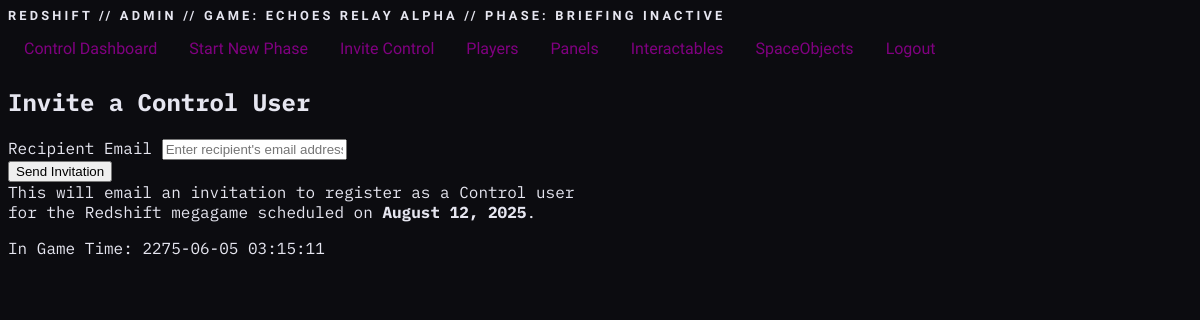
The app's page /invite_control (signed in) with its own data.
### app/models.py (models this page shows, shortened)
class Control(db.Model, UserMixin):
    id = db.Column(db.Integer, primary_key=True)
    username = db.Column(db.String(80), unique=True, nullable=False)
    password_hash = db.Column(db.String(128), nullable=False)
    name = db.Column(db.String(100))
    pronouns = db.Column(db.String(50))
    email_address = db.Column(db.String(120))

class GameState(db.Model):
    id = db.Column(db.Integer, primary_key=True)
    name = db.Column(db.String(64), unique=True, default="default")
    phase_name = db.Column(db.String(64), default="briefing")
    phase_start_time = db.Column(db.DateTime, nullable=True)
    phase_duration_minutes = db.Column(db.Integer, default=40)

### app/routes.py (the view, shortened to what this page needs)
@main.route('/invite_control', methods=['GET', 'POST'])
@login_required
def invite_control():
    form = ControlInviteForm()
    return render_template('invite_control.html', form=form)

### app/forms.py
class ControlInviteForm(FlaskForm):
    email = StringField('Recipient Email', validators=[DataRequired(), Email()])
    submit = SubmitField('Send Invitation')

### app/auth.py (called while the page is built)
@login_manager.user_loader
def load_user(user_id):
    return Control.query.get(int(user_id))

### app/context_processors.py (called while the page is built)
def base_context():
    game_state = GameState.query.first()
    now = datetime.now(timezone.utc)
    fictional_time = now.replace(year=now.year + 250)
    return {
        "game_state": game_state,
        "now": now,
        "fictional_time": fictional_time,
        "has_permission": has_permission
    }

### app/templates/invite_control.html (shortened to what this page needs)
{% extends "base.html" %}
{% block content %}
<div class="container mt-5" style="max-width: 600px;">
  <h2 class="mb-4 text-center">Invite a Control User</h2>
  <form method="POST">
    <div class="mb-3">
      {{ form.email.label(class="form-label") }}
      {{ form.email(class="form-control", placeholder="Enter recipient's email address") }}
    </div>
    <div class="text-center">
      {{ form.submit(class="btn btn-primary") }}
    </div>
  </form>
  <div class="mt-4 text-muted text-center">
    This will email an invitation to register as a Control user for the Redshift megagame scheduled on <strong>August 12, 2025</strong>.
  </div>
</div>
{% endblock %}

### app/templates/base.html (shortened to what this page needs)
<!doctype html>
<html lang="en">
<head>
  <link rel="stylesheet" href="{{ url_for('static', filename='css/control.css') }}">
</head>
<body>
  <nav class="control-nav">
    <div class="nav-header">
      <span class="nav-title">REDSHIFT //
        {% if current_user.is_authenticated %}
          {{ current_user.username }} // Game: {{ game_state.name }} // Phase: {{ game_state.phase_name or "Not Started" }}
          {% if time_remaining %}
            {{ time_remaining.seconds // 60 }}:{{ time_remaining.seconds % 60 }} Remaining
          {% else %}
            INACTIVE
          {% endif %}
        {% endif %}
      </span>
    </div>
    <ul id="nav-menu" class="nav-menu">
      {% if current_user.is_authenticated %}
      <li><a href="{{ url_for('main.control_dashboard') }}">Control Dashboard</a></li>
      <li><a href="{{ url_for('main.start_phase') }}">Start New Phase</a></li>
      <li><a href="{{ url_for('main.invite_control') }}">Invite Control</a></li>
      <li><a href="{{ url_for('main.control_edit_list', object_type='players') }}">Players</a></li>
      <li><a href="{{ url_for('main.control_edit_list', object_type='panels') }}">Panels</a></li>
      <li><a href="{{ url_for('main.control_edit_list', object_type='interactables') }}">Interactables</a></li>
      <li><a href="{{ url_for('main.control_edit_list', object_type='spaceobjects') }}">SpaceObjects</a></li>
      <li><a href="{{ url_for('auth.logout') }}">Logout</a></li>
      {% else %}
      <li><a href="{{ url_for('auth.login') }}">Login</a></li>
      {% endif %}
    </ul>
  </nav>
  <div class="control-box">
    {% block content %}{% endblock %}
    <p>In Game Time: {{ fictional_time.strftime('%Y-%m-%d %H:%M:%S') }}</p>
  </div>
</body>
</html>

### app/static/css/control.css (style rules this page uses)
:root { --bg-color: #0c0c10; --accent-color: purple; --muted-color: #444; --fg-color: #e6e6f0; --warning-color: purple; --alert-color: purple; --font-main: 'IBM Plex Mono', monospace; --font-heading: 'Orbitron', sans-serif; --font-size-base: 16px; }
body { margin: 0; padding: 0; font-family: var(--font-main); background-color: var(--bg-color); color: var(--fg-color); }
header, nav, main, footer { padding: 1rem; }
a { color: var(--accent-color); text-decoration: none; }
.control-nav { background-color: var(--bg-color); color: var(--fg-color); padding: 0rem 0.5rem; font-family: var(--font-heading); }
.nav-header { display: flex; justify-content: space-between; align-items: center; }
.nav-title { font-size: 0.8rem; font-weight: bold; text-transform: uppercase; letter-spacing: 0.2rem; padding-top:0.5rem; }
.nav-menu { list-style: none; display: flex; gap: 1rem; padding: 0 0.5rem; margin: 1rem 0 0 0; flex-wrap: wrap; }
.nav-menu li a { color: var(--accent-color); text-decoration: none; padding: 0.5rem; }
.control-box { padding: 0.5rem; }

### records on screen
Control: username "ADMIN"
GameState: name "ECHOES RELAY ALPHA", phase_name "BRIEFING"

### other values on screen
{{ fictional_time.strftime('%Y-%m-%d %H:%M:%S') }} "2275-06-05 03:15:11"
